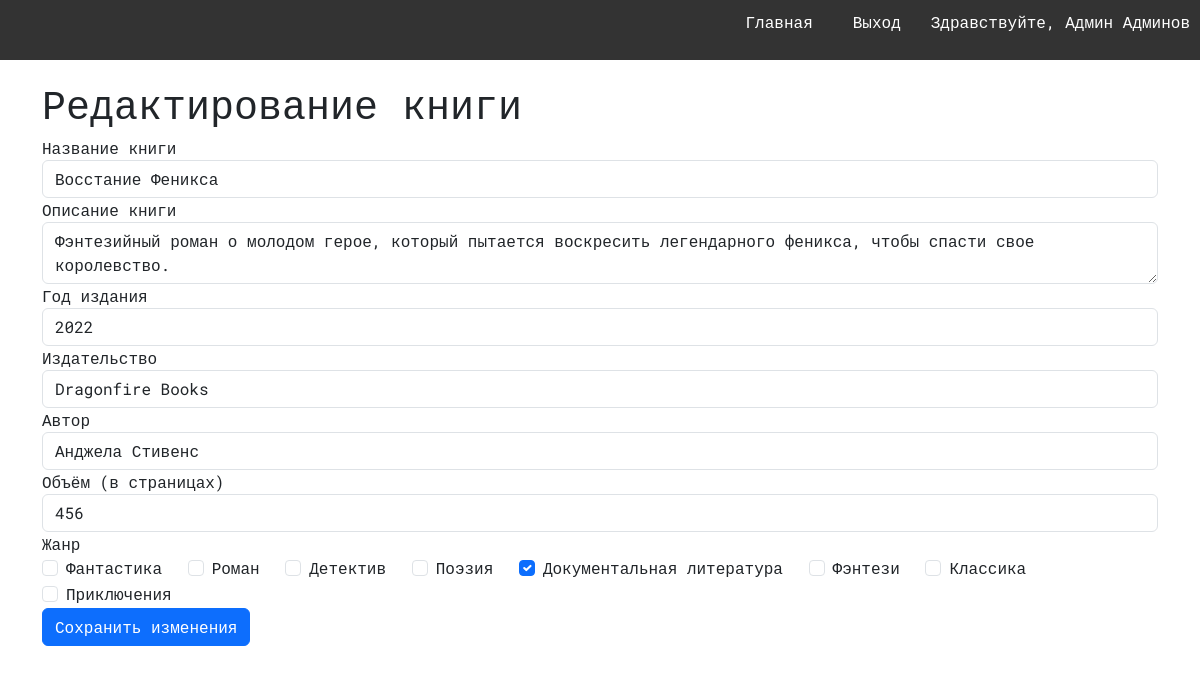
Page /book/6/edit (signed in) on the committed database.
### models.py (models this page shows, shortened)
class User(db.Model, UserMixin):
    __tablename__ = 'users'
    id = db.Column(db.Integer, primary_key=True)
    username = db.Column(db.String(100), unique=True, nullable=False)
    password = db.Column(db.String(100), nullable=False)
    last_name = db.Column(db.String(100), nullable=False)
    first_name = db.Column(db.String(100), nullable=False)
    middle_name = db.Column(db.String(100))
    role_id = db.Column(db.Integer, db.ForeignKey('roles.id'), nullable=False)
    reviews = db.relationship('Review', backref='user')
    role = db.relationship('Role', backref='users')

class Book(db.Model):
    __tablename__ = 'books'
    id = db.Column(db.Integer, primary_key=True)
    title = db.Column(db.String(255), nullable=False)
    short_description = db.Column(db.Text, nullable=False)
    year = db.Column(db.Integer, nullable=False)
    publisher = db.Column(db.String(255), nullable=False)
    author = db.Column(db.String(255), nullable=False)
    page_count = db.Column(db.Integer, nullable=False)
    cover_id = db.Column(db.Integer, db.ForeignKey('covers.id'), nullable=False)
    genres = db.relationship('Genre', secondary=book_genres, backref='books')
    cover = db.relationship('Cover', backref='book')

class Genre(db.Model):
    __tablename__ = 'genres'
    id = db.Column(db.Integer, primary_key=True)
    name = db.Column(db.String(100), unique=True, nullable=False)

### books.py (the view, shortened to what this page needs)
@books.route('/book/<int:book_id>/edit', methods=['GET', 'POST'])
@login_required
def edit_book(book_id):
    book = Book.query.get_or_404(book_id)
    if current_user.role.name == 'user' and current_user.id != book.user_id:
        flash('У вас недостаточно прав для выполнения данного действия', 'warning')
        return redirect(url_for('index'))
    form = EditBookForm()
    form.title.data = book.title
    form.short_description.data = book.short_description
    form.year.data = book.year
    form.publisher.data = book.publisher
    form.author.data = book.author
    form.page_count.data = book.page_count
    selected_genres = [genre.id for genre in book.genres]
    form.genre.data = selected_genres
    return render_template('edit_book.html', form=form, book=book, selected_genres=selected_genres)

### forms.py (shortened to what this page needs)
class EditBookForm(FlaskForm):
    title = StringField('Название книги', validators=[InputRequired(), Length(max=255)])
    short_description = TextAreaField('Описание книги', validators=[InputRequired()])
    year = IntegerField('Год издания', validators=[InputRequired()])
    publisher = StringField('Издательство', validators=[InputRequired(), Length(max=255)])
    author = StringField('Автор', validators=[InputRequired(), Length(max=255)])
    page_count = IntegerField('Объём (в страницах)', validators=[InputRequired()])
    genre = MultiCheckboxField('Жанр', coerce=int)
    def __init__(self, *args, **kwargs):
        super(EditBookForm, self).__init__(*args, **kwargs)
        self.genre.choices = [(genre.id, genre.name) for genre in Genre.query.all()]

### app.py (called while the page is built)
@login_manager.user_loader
def load_user(user_id):
    return User.query.get(int(user_id))

### templates/edit_book.html (shortened to what this page needs)
{% extends 'base.html' %}
{% import 'macros.html' as macros %}
{% block content %}
<div class="container">
    <h1>Редактирование книги</h1>
    <form action="{{ url_for('books.edit_book', book_id=book.id) }}" method="post" enctype="multipart/form-data" class="book-form">
        {{ macros.render_form(form) }}
        <button type="submit" class="btn btn-primary">Сохранить изменения</button>
    </form>
</div>
{% endblock %}

### templates/macros.html (shortened to what this page needs)
{% macro render_form(form) %}
    <div class="form-group">
        {{ form.title.label(class="form-control-label") }}
        {{ form.title(class="form-control") }}
    </div>
    <div class="form-group">
        {{ form.short_description.label(class="form-control-label") }}
        {{ form.short_description(class="form-control", id='short_description') }}
    </div>
    <div class="form-group">
        {{ form.year.label(class="form-control-label") }}
        {{ form.year(class="form-control") }}
    </div>
    <div class="form-group">
        {{ form.publisher.label(class="form-control-label") }}
        {{ form.publisher(class="form-control") }}
    </div>
    <div class="form-group">
        {{ form.author.label(class="form-control-label") }}
        {{ form.author(class="form-control") }}
    </div>
    <div class="form-group">
        {{ form.page_count.label(class="form-control-label") }}
        {{ form.page_count(class="form-control") }}
    </div>
    <div class="form-group">
        {{ form.genre.label(class="form-control-label") }}
        <div class="checkbox-group">
            {% for subfield in form.genre %}
            <div class="form-check form-check-inline">
                {{ subfield(class="form-check-input") }}
                {{ subfield.label(class="form-check-label") }}
            </div>
            {% endfor %}
        </div>
    </div>
{% endmacro %}

### templates/navbar.html
<nav>
    <ul>
        <li><a href="{{ url_for('index') }}">Главная</a></li>
        {% if current_user.is_authenticated %}
            <li><a href="{{ url_for('logout') }}">Выход</a></li>
            <li><span>Здравствуйте, {{ current_user.first_name }} {{ current_user.last_name }}</span></li>
        {% else %}
            <li><a href="{{ url_for('login') }}">Вход</a></li>
            <li><a href="{{ url_for('register') }}">Регистрация</a></li>
        {% endif %}
    </ul>
</nav>

### static/styles.css (style rules this page uses)
body { font-family: "Roboto Mono", monospace; }
nav { background-color: #333; color: white; padding: 10px; text-align: center; }
nav ul { list-style-type: none; padding: 0; display: flex; justify-content: flex-end; gap: 10px; }
nav ul li { margin-left: 10px; }
nav ul li a { color: white; text-decoration: none; padding: 10px; }

### rows in the picture
User: first_name "Админ", last_name "Админов"
Book: title "Восстание Феникса", short_description "Фэнтезийный роман о молодом герое, который пытается воскресить легендарного феникса, чтобы спасти свое королевство.", year "2022", publisher "Dragonfire Books", author "Анджела Стивенс", page_count "456"
Genre: label "Фантастика"
Genre: label "Роман"
Genre: label "Детектив"
Genre: label "Поэзия"
Genre: label "Документальная литература"
Genre: label "Фэнтези"
Genre: label "Классика"
Genre: label "Приключения"
